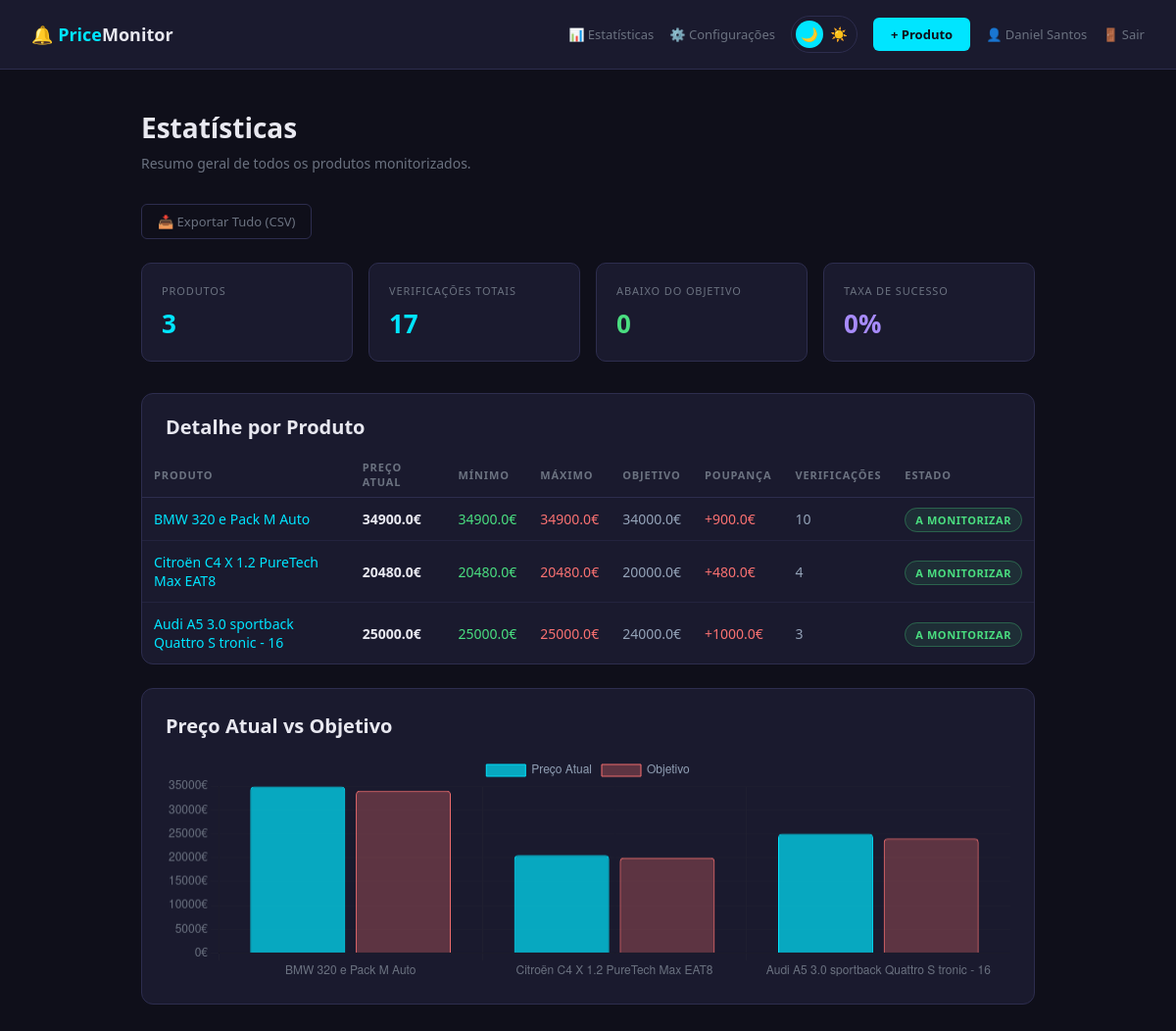
/stats (signed in), run on the app's committed database.
### tables this page shows
CREATE TABLE users (
                id         INTEGER PRIMARY KEY AUTOINCREMENT,
                name       TEXT NOT NULL,
                email      TEXT NOT NULL UNIQUE,
                password   TEXT NOT NULL,
                created_at TEXT DEFAULT CURRENT_TIMESTAMP
            );

CREATE TABLE products (
                id          INTEGER PRIMARY KEY AUTOINCREMENT,
                name        TEXT NOT NULL,
                url         TEXT NOT NULL UNIQUE,
                target_price REAL NOT NULL,
                created_at  TEXT DEFAULT CURRENT_TIMESTAMP
            );

### dashboard.py (the view)
@app.route("/stats")
@login_required
def stats():
    from database import get_stats
    return render_template("stats.html", stats=get_stats())

### dashboard.py (called while the page is built)
def login_required(f):
    @wraps(f)
    def decorated(*args, **kwargs):
        if not session.get("user_id"):
            return redirect(url_for("login"))
        return f(*args, **kwargs)
    return decorated

def current_user():
    uid = session.get("user_id")
    return get_user_by_id(uid) if uid else None

### src/database.py (called while the page is built)
def get_connection():
    return sqlite3.connect(DB_PATH)

def get_user_by_id(user_id: int) -> dict | None:
    with get_connection() as conn:
        row = conn.execute(
            "SELECT id, name, email FROM users WHERE id = ?",
            (user_id,)
        ).fetchone()
    if row:
        return {"id": row[0], "name": row[1], "email": row[2]}
    return None

### templates/stats.html (shortened to what this page needs)
{% extends "base.html" %}
{% block content %}
<h1>Estatísticas</h1>
<p class="subtitle">Resumo geral de todos os produtos monitorizados.</p>
<div style="margin-bottom:24px;">
  <a href="/export/all" class="btn btn-ghost">📥 Exportar Tudo (CSV)</a>
</div>
<div class="stats-grid" style="grid-template-columns: repeat(auto-fit, minmax(180px, 1fr)); margin-bottom: 32px;">
  <div class="stat-card">
    <div class="stat-label">Produtos</div>
    <div class="stat-value">{{ stats.total_products }}</div>
  </div>
  <div class="stat-card">
    <div class="stat-label">Verificações totais</div>
    <div class="stat-value">{{ stats.total_checks }}</div>
  </div>
  <div class="stat-card">
    <div class="stat-label">Abaixo do objetivo</div>
    <div class="stat-value" style="color:{% if stats.below_target > 0 %}#f87171{% else %}#4ade80{% endif %}">
      {{ stats.below_target }}
    </div>
  </div>
  <div class="stat-card">
    <div class="stat-label">Taxa de sucesso</div>
    <div class="stat-value" style="color:#a78bfa;">
      {% if stats.total_products > 0 %}
        {{ "%.0f"|format((stats.below_target / stats.total_products) * 100) }}%
      {% else %}—{% endif %}
    </div>
  </div>
</div>
{% if stats.products %}
<div class="card" style="padding:0;overflow:hidden;">
  <div style="padding:20px 24px 12px;">
    <h2 style="margin:0;">Detalhe por Produto</h2>
  </div>
  <div style="overflow-x:auto;">
    <table>
      <thead>
        <tr>
          <th>Produto</th>
          <th>Preço Atual</th>
          <th>Mínimo</th>
          <th>Máximo</th>
          <th>Objetivo</th>
          <th>Poupança</th>
          <th>Verificações</th>
          <th>Estado</th>
        </tr>
      </thead>
      <tbody>
        {% for p in stats.products %}
        <tr>
          <td>
            <a href="/product/{{ p.id }}" style="color:#00e5ff;text-decoration:none;">{{ p.name }}</a>
          </td>
          <td style="font-weight:600;">
            {% if p.last_price %}{{ p.last_price }}€{% else %}—{% endif %}
          </td>
          <td style="color:#4ade80;">
            {% if p.min_price %}{{ p.min_price }}€{% else %}—{% endif %}
          </td>
          <td style="color:#f87171;">
            {% if p.max_price %}{{ p.max_price }}€{% else %}—{% endif %}
          </td>
          <td style="color:#94a3b8;">{{ p.target }}€</td>
          <td>
            {% if p.savings > 0 %}
              <span style="color:#4ade80;font-weight:600;">-{{ p.savings }}€</span>
            {% elif p.last_price %}
              <span style="color:#f87171;">+{{ ((p.last_price - p.target)|abs)|round(2) }}€</span>
            {% else %}—{% endif %}
          </td>
          <td style="color:#94a3b8;">{{ p.checks }}</td>
          <td style="white-space:nowrap;">
            {% if not p.last_price %}
              <span class="badge badge-unknown">Não verificado</span>
            {% elif p.below_target %}
              <span class="badge badge-below">🔔 Atingido</span>
            {% else %}
              <span class="badge badge-above">A monitorizar</span>
            {% endif %}
          </td>
        </tr>
        {% endfor %}
      </tbody>
    </table>
  </div>
</div>
<div class="chart-container" style="margin-top:24px;">
  <h2>Preço Atual vs Objetivo</h2>
  <canvas id="compareChart" height="80"></canvas>
</div>
{% endif %}
{% endblock %}
{% block scripts %}
{% if stats.products %}
const labels = {{ stats.products | map(attribute='name') | list | tojson }};
const currentPrices = {{ stats.products | map(attribute='last_price') | list | tojson }};
const targetPrices  = {{ stats.products | map(attribute='target') | list | tojson }};
const ctx = document.getElementById('compareChart').getContext('2d');
new Chart(ctx, {
  type: 'bar',
  data: {
    labels: labels,
    datasets: [
      {
        label: 'Preço Atual',
        data: currentPrices,
        backgroundColor: 'rgba(0,229,255,0.7)',
        borderColor: '#00e5ff',
        borderWidth: 1,
        borderRadius: 4,
      },
      {
        label: 'Objetivo',
        data: targetPrices,
        backgroundColor: 'rgba(248,113,113,0.3)',
        borderColor: '#f87171',
        borderWidth: 1,
        borderRadius: 4,
      }
    ]
  },
  options: {
    responsive: true,
    plugins: {
      legend: { labels: { color: '#94a3b8' } },
      tooltip: {
        callbacks: { label: ctx => `${ctx.dataset.label}: ${ctx.parsed.y}€` }
      }
    },
    scales: {
      x: { ticks: { color: '#6b7280' }, grid: { color: '#1f1f30' } },
      y: { ticks: { color: '#6b7280', callback: v => v + '€' }, grid: { color: '#1f1f30' } }
    }
  }
});
{% endif %}
{% endblock %}

### templates/base.html (shortened to what this page needs)
<!DOCTYPE html>
<html lang="pt" data-theme="dark">
<head>
</head>
<body>
  <nav>
    <a href="/" class="nav-logo">🔔 Price<span>Monitor</span></a>
    <div class="nav-right">
      <a href="/stats" class="nav-link-ghost">📊 Estatísticas</a>
      <a href="/settings" class="nav-link-ghost">⚙️ Configurações</a>
      <div class="theme-toggle" onclick="toggleTheme()">
        <button class="theme-btn" id="btn-dark" onclick="setTheme('dark')">🌙</button>
        <button class="theme-btn" id="btn-light" onclick="setTheme('light')">☀️</button>
      </div>
      <a href="/add" class="nav-link">+ Produto</a>
      {% if current_user() %}<span style="font-size:13px;color:var(--muted);">👤 {{ current_user().name }}</span>{% endif %}
      <a href="/logout" style="color:var(--muted);text-decoration:none;font-size:13px;" title="Sair">🚪 Sair</a>
    </div>
  </nav>
  <div class="container">
    {% block content %}{% endblock %}
  </div>
  <script>{% block scripts %}{% endblock %}</script>
</body>
</html>

### templates/base.html (style rules this page uses)
*, *::before, *::after { box-sizing: border-box; margin: 0; padding: 0; }
:root[data-theme="dark"] { --bg: #0f0f1a; --surface: #1a1a2e; --border: #2d2d4e; --text: #e8e8f0; --muted: #6b7280; --accent: #00e5ff; --card-bg: #1a1a2e; --input-bg: #0f0f1a; --tag-bg: #e8f0f5; --tag-color: #2d6a8f; --nav-bg: #1a1a2e; --green: #4ade80; --red: #f87171; --purple: #a78bfa; --chart-grid: #1f1f30; }
body { background: var(--bg); color: var(--text); font-family: 'Segoe UI', system-ui, sans-serif; min-height: 100vh; transition: background 0.3s, color 0.3s; }
nav { background: var(--nav-bg); border-bottom: 1px solid var(--border); padding: 16px 32px; display: flex; align-items: center; justify-content: space-between; position: sticky; top: 0; z-index: 100; }
.nav-logo { font-size: 18px; font-weight: 700; color: var(--accent); text-decoration: none; }
.nav-logo span { color: var(--text); }
.nav-right { display: flex; align-items: center; gap: 16px; }
.nav-link-ghost { color: var(--muted); text-decoration: none; font-size: 13px; transition: color 0.2s; }
.nav-link { background: var(--accent); color: #0f0f1a; padding: 8px 18px; border-radius: 6px; text-decoration: none; font-size: 13px; font-weight: 600; }
.theme-toggle { background: var(--surface); border: 1px solid var(--border); border-radius: 20px; padding: 4px; cursor: pointer; display: flex; align-items: center; gap: 2px; transition: all 0.2s; }
.theme-btn { width: 28px; height: 28px; border-radius: 16px; border: none; cursor: pointer; font-size: 14px; display: flex; align-items: center; justify-content: center; background: transparent; transition: background 0.2s; }
.theme-btn.active { background: var(--accent); }
.container { max-width: 960px; margin: 0 auto; padding: 40px 24px; }
h1 { font-size: 28px; font-weight: 700; margin-bottom: 8px; color: var(--text); }
h2 { font-size: 20px; font-weight: 600; margin-bottom: 16px; color: var(--text); }
.subtitle { color: var(--muted); font-size: 14px; margin-bottom: 32px; }
.card { background: var(--card-bg); border: 1px solid var(--border); border-radius: 12px; padding: 24px; margin-bottom: 16px; transition: border-color 0.2s, background 0.3s; }
.badge { padding: 4px 10px; border-radius: 100px; font-size: 11px; font-weight: 600; text-transform: uppercase; letter-spacing: 0.05em; }
.badge-above { background: color-mix(in srgb, var(--green) 10%, transparent); color: var(--green); border: 1px solid color-mix(in srgb, var(--green) 30%, transparent); }
.btn { padding: 8px 16px; border-radius: 6px; font-size: 13px; font-weight: 500; text-decoration: none; cursor: pointer; border: none; display: inline-block; transition: all 0.2s; }
.btn-ghost { background: transparent; color: var(--muted); border: 1px solid var(--border); }
.chart-container { background: var(--card-bg); border: 1px solid var(--border); border-radius: 12px; padding: 24px; margin-bottom: 24px; }
table { width: 100%; border-collapse: collapse; }
th { text-align: left; font-size: 11px; color: var(--muted); text-transform: uppercase; letter-spacing: 0.08em; padding: 8px 12px; border-bottom: 1px solid var(--border); }
td { padding: 12px; border-bottom: 1px solid color-mix(in srgb, var(--border) 50%, transparent); font-size: 14px; color: var(--text); }
tr:last-child td { border-bottom: none; }
.stats-grid { display: grid; grid-template-columns: repeat(auto-fit, minmax(160px, 1fr)); gap: 16px; margin-bottom: 24px; }
.stat-card { background: var(--card-bg); border: 1px solid var(--border); border-radius: 10px; padding: 20px; }
.stat-label { font-size: 11px; color: var(--muted); text-transform: uppercase; letter-spacing: 0.08em; margin-bottom: 8px; }
.stat-value { font-size: 26px; font-weight: 700; color: var(--accent); }

### data on the page
users: name "Daniel Santos"
products: name "BMW 320 e Pack M Auto", last_price "34900.0", min_price "34900.0", max_price "34900.0", target "34000.0", ((p.last_price-p.target)|abs)|round(2) "900.0", checks "10"
products: name "Citroën C4 X 1.2 PureTech Max EAT8", last_price "20480.0", min_price "20480.0", max_price "20480.0", target "20000.0", ((p.last_price-p.target)|abs)|round(2) "480.0", checks "4"
products: name "Audi A5 3.0 sportback Quattro S tronic - 16", last_price "25000.0", min_price "25000.0", max_price "25000.0", target "24000.0", ((p.last_price-p.target)|abs)|round(2) "1000.0", checks "3"

### other printed values
{{ stats.total_products }} "3"
{{ stats.total_checks }} "17"
{{ stats.below_target }} "0"
{{ "%.0f"|format((stats.below_target / stats.total_products) * 100) }} "0"
chart data {{ stats.products | map(attribute='last_price') | list | tojson }} [34900.0, 20480.0, 25000.0]
chart data {{ stats.products | map(attribute='target') | list | tojson }} [34000.0, 20000.0, 24000.0]
